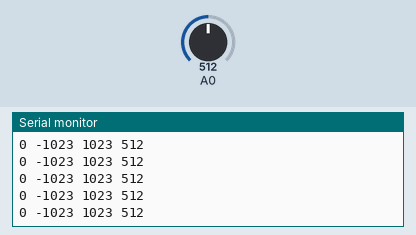
A sketch run on a simulated Arduino Uno, built with avr-gcc and run on an emulated ATmega328P. Parts: the last lines printed to the serial monitor. Inputs (shaded band) come from the test bench; at power-on: A0 = 512.

Above: at 1.2 s.
1.3 s: A0 set to 11
At 2.0 s:
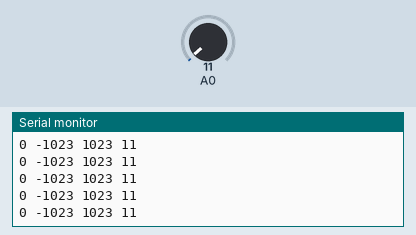
2.8 s: A0 set to 8
At 3.4 s:
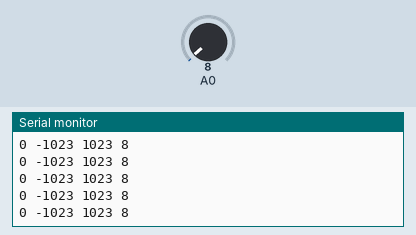
Timing chart, 0 to 5.8 s (numbered marks = the images above; inputs shaded):
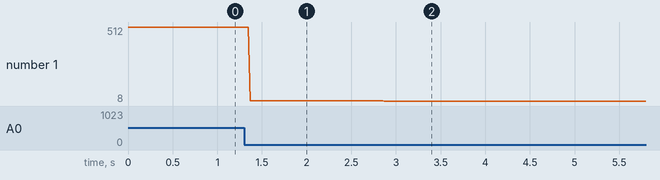

Measured:
- after the input at 1.3 s, the serial monitor: prints a new line after 0.07 s (image 1)
- after the input at 2.8 s, the serial monitor: prints a new line after 0.07 s (image 2)
- plotted number 1: 512 → 11 after the input at 1.3 s, 11 → 8 after the input at 2.8 s

The sketch:

expo_filter.ino
```cpp
#include "MegunoLink.h"
#include "Filter.h"

// Create a new exponential filter with a weight of 5 and an initial value of 0.


void setup()
{
  Serial.begin(9600);

}

void loop()
{
  int CurrentVal = analogRead(A0);
//  int AverageVal = 0;
//  int MeasurementsToAverage = 10;
//  for(int i = 0; i < MeasurementsToAverage; ++i)
//  {
//    AverageVal += CurrentVal;
//    delay(1);
//  }
//  AverageVal /= MeasurementsToAverage;
//  Serial.print(0);  // To freeze the lower limit
//  Serial.print(" ");
//  Serial.print(1023);  // To freeze the upper limit
//  Serial.print(" ");
    Serial.print(0);
  Serial.print(" ");
  Serial.print(-1023);
  Serial.print(" ");
  Serial.print(1023);
  Serial.print(" ");
  Serial.println(CurrentVal);
  delay(1);
}
```
